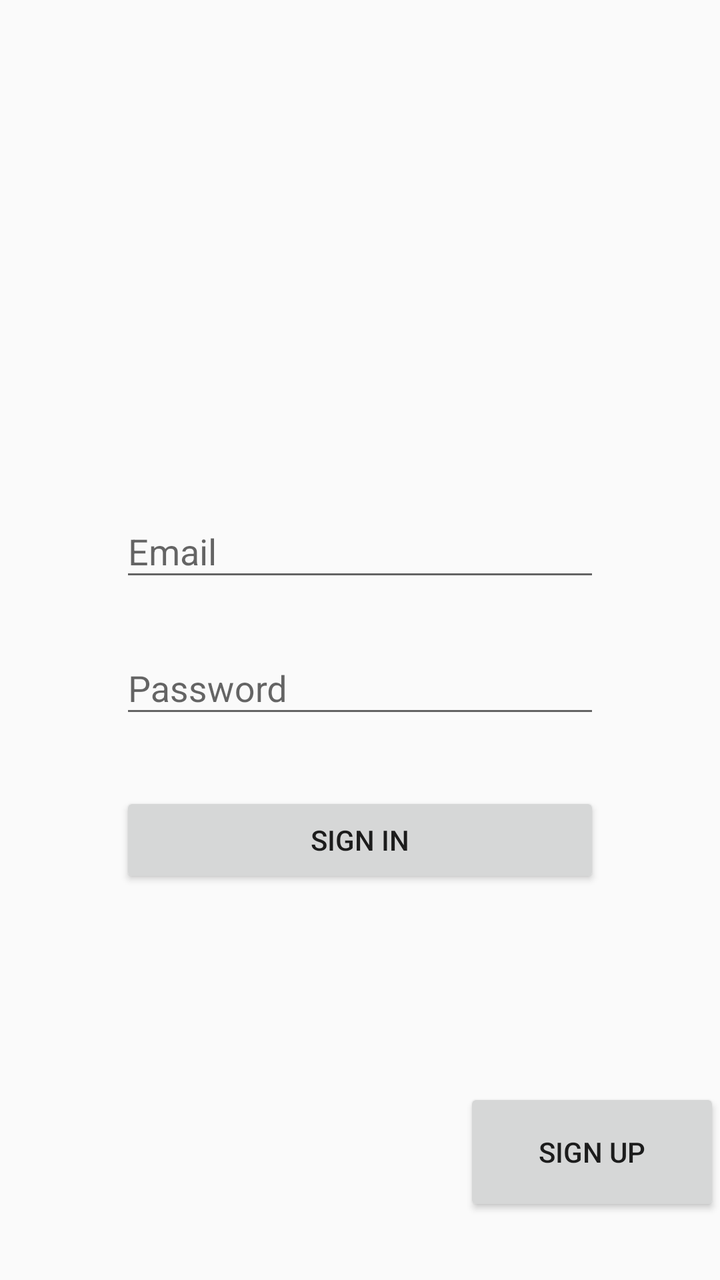
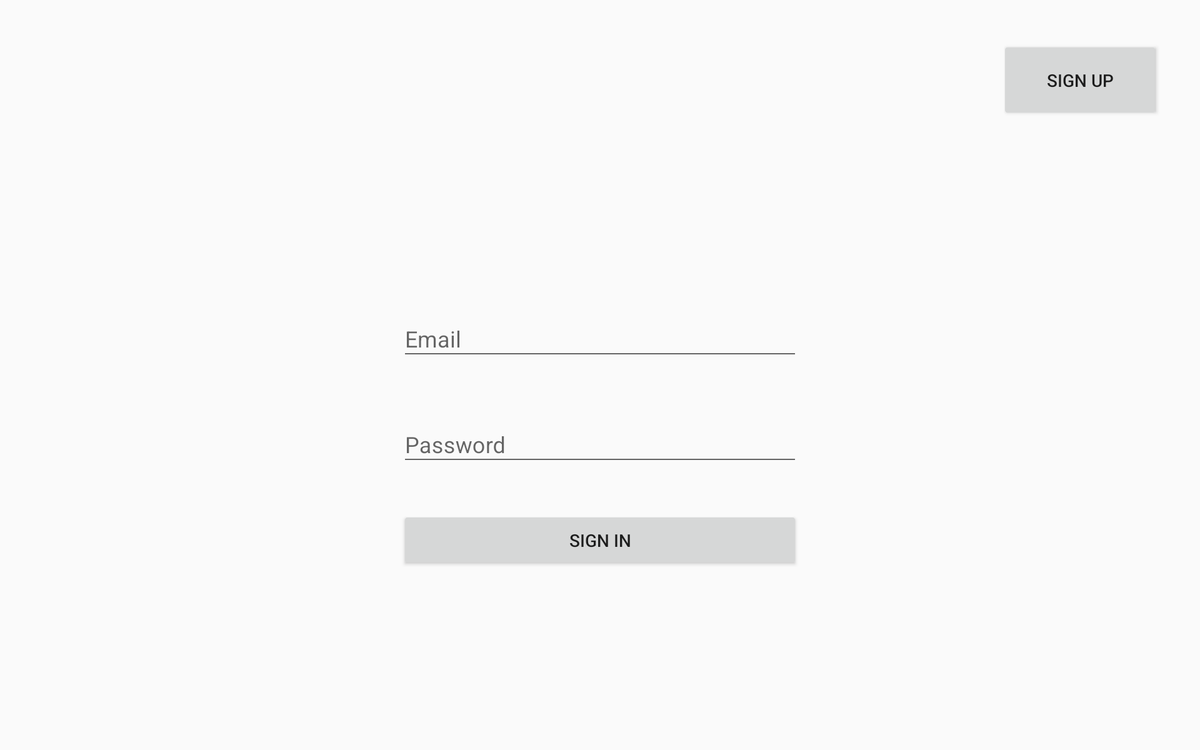

The same Android screen from two of the app's own layout files: first res/layout/ as a phone draws it, then the author's variant for another configuration, drawn on a device whose configuration selects that folder. Both files follow.
<!-- AndroidManifest.xml: application theme AppTheme -->
<!-- res/layout/fragment_sign_in.xml -->
<?xml version="1.0" encoding="utf-8"?>
<android.support.constraint.ConstraintLayout xmlns:android = "http://schemas.android.com/apk/res/android"
	xmlns:app = "http://schemas.android.com/apk/res-auto"
	xmlns:tools = "http://schemas.android.com/tools"
	android:id = "@+id/sign_in_layout"
	android:layout_width = "match_parent"
	android:layout_height = "match_parent"
	tools:context = ".auth.SignInFragment">

	<android.support.constraint.Guideline
		android:id = "@+id/horizontal_middle_guideline"
		android:layout_width = "wrap_content"
		android:layout_height = "wrap_content"
		android:orientation = "horizontal"
		app:layout_constraintGuide_percent = "0.5" />

	<android.support.constraint.Guideline
		android:id = "@+id/vertical_middle_guideline"
		android:layout_width = "wrap_content"
		android:layout_height = "wrap_content"
		android:orientation = "vertical"
		app:layout_constraintGuide_percent = "0.5" />

	<ImageView
		android:id = "@+id/logotype"
		android:layout_width = "wrap_content"
		android:layout_height = "wrap_content"
		android:layout_marginStart = "8dp"
		android:layout_marginTop = "8dp"
		android:layout_marginEnd = "8dp"
		android:layout_marginBottom = "8dp"
		android:contentDescription = "@string/content_description_logotype"
		app:layout_constraintBottom_toTopOf = "@+id/email_field_layout"
		app:layout_constraintEnd_toEndOf = "@+id/password_recovery_button"
		app:layout_constraintStart_toStartOf = "@+id/password_recovery_button"
		app:layout_constraintTop_toTopOf = "parent" />

	<android.support.constraint.Barrier
		android:id = "@+id/logotype_barrier"
		android:layout_width = "0dp"
		android:layout_height = "0dp"
		app:barrierDirection = "bottom"
		app:constraint_referenced_ids = "logotype"
		app:layout_constraintBottom_toBottomOf = "parent"
		app:layout_constraintEnd_toEndOf = "parent"
		app:layout_constraintStart_toStartOf = "parent"
		app:layout_constraintTop_toTopOf = "parent" />

	<android.support.design.widget.TextInputLayout
		android:id = "@+id/email_field_layout"
		android:layout_width = "240dp"
		android:layout_height = "wrap_content"
		android:layout_marginStart = "16dp"
		android:layout_marginEnd = "16dp"
		android:layout_marginBottom = "16dp"
		app:layout_constraintBottom_toTopOf = "@+id/password_field_layout"
		app:layout_constraintEnd_toEndOf = "parent"
		app:layout_constraintStart_toStartOf = "parent">

		<android.support.design.widget.TextInputEditText
			android:id = "@+id/email_field"
			android:layout_width = "match_parent"
			android:layout_height = "wrap_content"
			android:hint = "@string/email_field"
			android:inputType = "textEmailAddress"
			android:singleLine = "true" />

	</android.support.design.widget.TextInputLayout>

	<android.support.design.widget.TextInputLayout
		android:id = "@+id/password_field_layout"
		android:layout_width = "0dp"
		android:layout_height = "wrap_content"
		android:layout_marginBottom = "32dp"
		app:layout_constraintBottom_toTopOf = "@+id/sign_in_button"
		app:layout_constraintEnd_toEndOf = "@+id/email_field_layout"
		app:layout_constraintStart_toStartOf = "@+id/email_field_layout">

		<android.support.design.widget.TextInputEditText
			android:id = "@+id/password_field"
			android:layout_width = "match_parent"
			android:layout_height = "wrap_content"
			android:hint = "@string/password_field"
			android:imeOptions = "actionDone"
			android:inputType = "textPassword"
			android:singleLine = "true" />

	</android.support.design.widget.TextInputLayout>

	<Button
		android:id = "@+id/password_recovery_button"
		style = "@style/Widget.AppCompat.Button.Borderless"
		android:layout_width = "0dp"
		android:layout_height = "wrap_content"
		android:layout_marginTop = "8dp"
		android:text = "@string/password_recovery_button"
		android:visibility = "gone"
		app:layout_constraintEnd_toEndOf = "@+id/sign_in_button"
		app:layout_constraintStart_toStartOf = "@+id/sign_in_button"
		app:layout_constraintTop_toBottomOf = "@+id/sign_in_button" />

	<Button
		android:id = "@+id/sign_in_button"
		android:layout_width = "0dp"
		android:layout_height = "wrap_content"
		android:layout_marginBottom = "196dp"
		android:text = "@string/sign_in_button"
		app:layout_constraintBottom_toBottomOf = "parent"
		app:layout_constraintEnd_toEndOf = "@+id/password_field_layout"
		app:layout_constraintStart_toStartOf = "@+id/password_field_layout" />

	<android.support.constraint.Barrier
		android:id = "@+id/recover_password_button_barrier"
		android:layout_width = "wrap_content"
		android:layout_height = "wrap_content"
		app:barrierDirection = "bottom"
		app:constraint_referenced_ids = "password_recovery_button"
		app:layout_constraintBottom_toBottomOf = "parent"
		app:layout_constraintEnd_toEndOf = "parent"
		app:layout_constraintStart_toStartOf = "parent"
		app:layout_constraintTop_toTopOf = "parent" />

	<Button
		android:id = "@+id/sign_up_button"
		android:layout_width = "128dp"
		android:layout_height = "64dp"
		android:layout_marginBottom = "32dp"
		android:text = "@string/sign_up_button"
		app:layout_constraintBottom_toBottomOf = "parent"
		app:layout_constraintEnd_toEndOf = "parent" />


</android.support.constraint.ConstraintLayout>
<!-- resources referenced by this layout -->
<resources>
  <string name="content_description_logotype">ATA</string>
  <string name="email_field">Email</string>
  <string name="password_field">Password</string>
  <string name="password_recovery_button">Recover Password</string>
  <string name="sign_in_button">Sign In</string>
  <string name="sign_up_button">Sign Up</string>
  <style name="AppTheme" parent="Theme.AppCompat.Light.DarkActionBar">
  		
  		<item name="colorPrimary">@color/colorPrimary</item>
  		<item name="colorPrimaryDark">@color/colorPrimaryDark</item>
  		<item name="colorAccent">@color/colorAccent</item>
  	</style>
</resources>
<!-- res/layout-sw600dp-land/fragment_sign_in.xml (the author's variant of the layout above) -->
<!-- drawn on a 7-inch tablet turned sideways -->
<?xml version="1.0" encoding="utf-8"?>
<android.support.constraint.ConstraintLayout xmlns:android = "http://schemas.android.com/apk/res/android"
	xmlns:app = "http://schemas.android.com/apk/res-auto"
	xmlns:tools = "http://schemas.android.com/tools"
	android:id = "@+id/sign_in_layout"
	android:layout_width = "match_parent"
	android:layout_height = "match_parent"
	tools:context = ".auth.SignInFragment">

	<android.support.constraint.Guideline
		android:id = "@+id/horizontal_middle_guideline"
		android:layout_width = "wrap_content"
		android:layout_height = "wrap_content"
		android:orientation = "horizontal"
		app:layout_constraintGuide_percent = "0.5" />

	<android.support.constraint.Guideline
		android:id = "@+id/vertical_middle_guideline"
		android:layout_width = "wrap_content"
		android:layout_height = "wrap_content"
		android:orientation = "vertical"
		app:layout_constraintGuide_percent = "0.5" />

	<ImageView
		android:id = "@+id/logotype"
		android:layout_width = "128dp"
		android:layout_height = "128dp"
		android:layout_marginStart = "16dp"
		android:layout_marginTop = "16dp"
		android:layout_marginEnd = "16dp"
		android:layout_marginBottom = "16dp"
		android:contentDescription = "@string/content_description_logotype"
		app:layout_constraintBottom_toTopOf = "@+id/email_field_layout"
		app:layout_constraintEnd_toEndOf = "@+id/password_recovery_button"
		app:layout_constraintStart_toStartOf = "@+id/password_recovery_button"
		app:layout_constraintTop_toTopOf = "parent" />

	<android.support.constraint.Barrier
		android:id = "@+id/logotype_barrier"
		android:layout_width = "0dp"
		android:layout_height = "0dp"
		app:barrierDirection = "bottom"
		app:constraint_referenced_ids = "logotype"
		app:layout_constraintBottom_toBottomOf = "parent"
		app:layout_constraintEnd_toEndOf = "parent"
		app:layout_constraintStart_toStartOf = "parent"
		app:layout_constraintTop_toTopOf = "parent" />

	<android.support.design.widget.TextInputLayout
		android:id = "@+id/email_field_layout"
		android:layout_width = "320dp"
		android:layout_height = "wrap_content"
		android:layout_marginStart = "16dp"
		android:layout_marginEnd = "16dp"
		android:layout_marginBottom = "32dp"
		app:layout_constraintBottom_toTopOf = "@+id/password_field_layout"
		app:layout_constraintEnd_toEndOf = "parent"
		app:layout_constraintStart_toStartOf = "parent">

		<android.support.design.widget.TextInputEditText
			android:id = "@+id/email_field"
			android:layout_width = "match_parent"
			android:layout_height = "wrap_content"
			android:hint = "@string/email_field"
			android:inputType = "textEmailAddress"
			android:singleLine = "true" />

	</android.support.design.widget.TextInputLayout>

	<android.support.design.widget.TextInputLayout
		android:id = "@+id/password_field_layout"
		android:layout_width = "0dp"
		android:layout_height = "wrap_content"
		android:layout_marginBottom = "32dp"
		app:layout_constraintBottom_toTopOf = "@+id/sign_in_button"
		app:layout_constraintEnd_toEndOf = "@+id/email_field_layout"
		app:layout_constraintStart_toStartOf = "@+id/email_field_layout">

		<android.support.design.widget.TextInputEditText
			android:id = "@+id/password_field"
			android:layout_width = "match_parent"
			android:layout_height = "wrap_content"
			android:hint = "@string/password_field"
			android:imeOptions = "actionDone"
			android:inputType = "textPassword"
			android:singleLine = "true" />

	</android.support.design.widget.TextInputLayout>

	<Button
		android:id = "@+id/password_recovery_button"
		style = "@style/Widget.AppCompat.Button.Borderless"
		android:layout_width = "0dp"
		android:layout_height = "wrap_content"
		android:layout_marginTop = "8dp"
		android:text = "@string/password_recovery_button"
		android:visibility = "gone"
		app:layout_constraintEnd_toEndOf = "@+id/sign_in_button"
		app:layout_constraintStart_toStartOf = "@+id/sign_in_button"
		app:layout_constraintTop_toBottomOf = "@+id/sign_in_button" />

	<Button
		android:id = "@+id/sign_in_button"
		android:layout_width = "0dp"
		android:layout_height = "wrap_content"
		android:layout_marginBottom = "144dp"
		android:text = "@string/sign_in_button"
		app:layout_constraintBottom_toBottomOf = "parent"
		app:layout_constraintEnd_toEndOf = "@+id/password_field_layout"
		app:layout_constraintStart_toStartOf = "@+id/password_field_layout" />

	<android.support.constraint.Barrier
		android:id = "@+id/recover_password_button_barrier"
		android:layout_width = "wrap_content"
		android:layout_height = "wrap_content"
		app:barrierDirection = "bottom"
		app:constraint_referenced_ids = "password_recovery_button"
		app:layout_constraintBottom_toBottomOf = "parent"
		app:layout_constraintEnd_toEndOf = "parent"
		app:layout_constraintStart_toStartOf = "parent"
		app:layout_constraintTop_toTopOf = "parent" />

	<Button
		android:id = "@+id/sign_up_button"
		android:layout_width = "128dp"
		android:layout_height = "64dp"
		android:layout_marginTop = "32dp"
		android:layout_marginEnd = "32dp"
		android:text = "@string/sign_up_button"
		app:layout_constraintEnd_toEndOf = "parent"
		app:layout_constraintTop_toTopOf = "parent" />


</android.support.constraint.ConstraintLayout>
